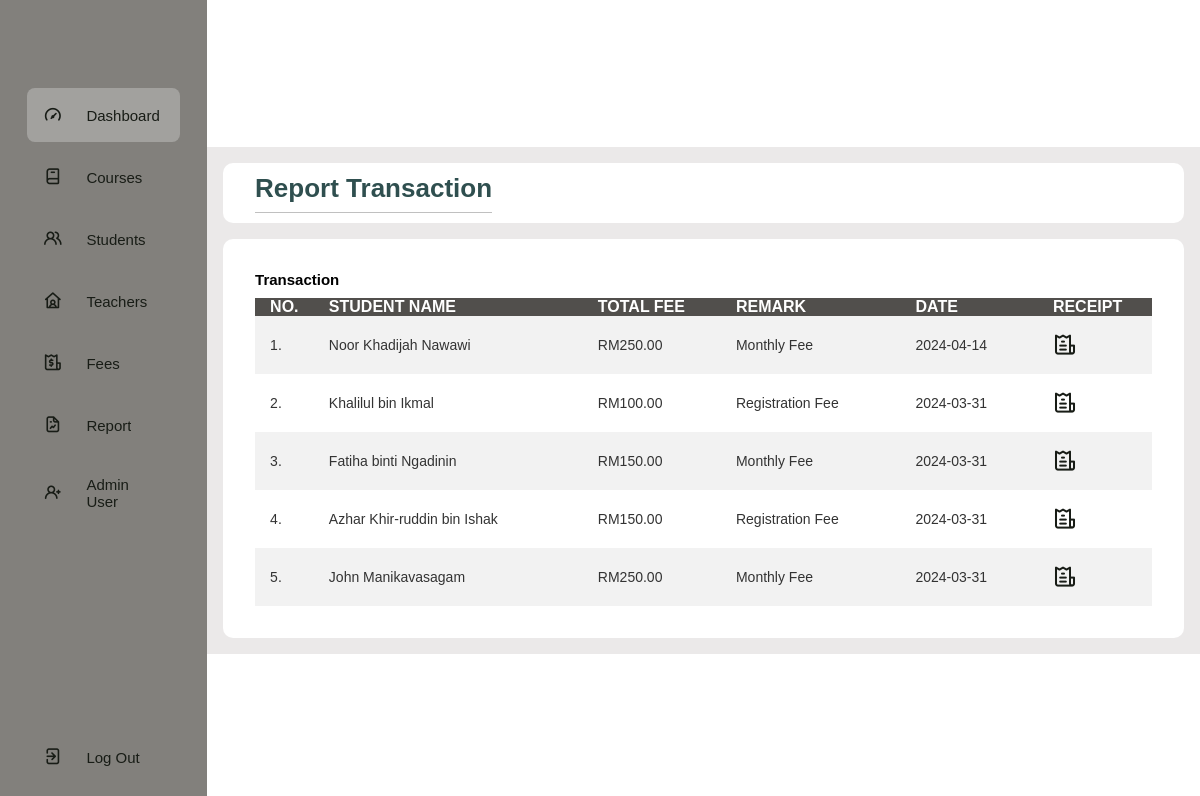
The app's page /report.php with its own data.
### tables this page shows
CREATE TABLE `transaction` (
  `id` int(250) UNSIGNED NOT NULL,
  `stud_name` varchar(250) NOT NULL,
  `fees` int(250) NOT NULL,
  `fees_remark` varchar(250) NOT NULL,
  `date` date NOT NULL
);

### report.php (the view, shortened to what this page needs)
<?php include('config/constant.php') ?>
<!DOCTYPE html>
<html lang="en">
<head>
    <link rel="stylesheet" href="./css/admin.css">
    <link rel="stylesheet" href="./css/added.css">
    <link rel="stylesheet" href="https://unicons.iconscout.com/release/v4.0.8/css/line.css">
</head>
<body>
    <div class="sidebar">
        <div class="logo"></div>
            <ul class="menu">
                <li class="active">
                    <a href="admin.php">
                        <i class="uil uil-tachometer-fast"></i>
                        <span>Dashboard</span>
                    </a>
                </li>
                <li>
                    <a href="courses_admin.php">
                        <i class="uil uil-book-alt"></i>
                        <span>Courses</span>
                    </a>
                </li>
                <li>
                    <a href="student_admin.php">
                        <i class="uil uil-users-alt"></i>
                        <span>Students</span>
                    </a>
                </li>
                <li>
                    <a href="teacher_admin.php">
                        <i class="uil uil-house-user"></i>
                        <span>Teachers</span>
                    </a>
                </li>
                <li>
                    <a href="fee_admin.php">
                        <i class="uil uil-bill"></i>
                        <span>Fees</span>
                    </a>
                </li>
                <li>
                    <a href="report.php">
                        <i class="uil uil-file-graph"></i>
                        <span>Report</span>
                    </a>
                </li>
                <li>
                    <a href="admin_user.php">
                        <i class="uil uil-user-plus"></i>
                        <span>Admin User</span>
                    </a>
                </li>
                <li class="logout">
                    <a href="logout.php">
                        <i class="uil uil-signout"></i>
                        <span>Log Out</span>
                    </a>
                </li>
            </ul>
    </div>
    <div class="main--content">
        <div class="header--wrapper">
            <div class="header--title">
                <h2>Report Transaction</h2>
            </div>
                </div>
                <div class="tabular--wrapper">
                    <h1 class="main--title">Transaction</h1>
                    <div class="table-container">
                        <table>
                            <thead>
                                <tr>
                                    <th>NO.</th>
                                    <th>STUDENT NAME</th>
                                    <th>TOTAL FEE</th>
                                    <th>REMARK</th>
                                    <th>DATE</th>
                                    <th>RECEIPT</th>
                                </tr>
                                <tbody>
                                <?php
                                    $sql = "SELECT * FROM transaction ORDER BY id DESC";
                                    $res = mysqli_query($conn, $sql);
                                    if($res==TRUE)
                                    {
                                        $count = mysqli_num_rows($res);
                                        $sn = 1;
                                        if($count>0)
                                        {
                                            while($rows= mysqli_fetch_assoc($res))
                                            {
                                                $id=$rows['id'];
                                                $stud_name=$rows['stud_name'];
                                                $fees=$rows['fees'];
                                                $fees_remark=$rows['fees_remark'];
                                                $date=$rows['date'];
                                                ?>
                                                    <tr>
                                                        <td><?php echo $sn++; ?>.</td>
                                                        <td><?php echo $stud_name; ?></td>
                                                        <td>RM<?php echo $fees; ?>.00</td>
                                                        <td><?php echo $fees_remark; ?></td>
                                                        <td><?php echo $date; ?></td>
                                                        <td>
                                                        <a href="trans_report.php?id=<?php echo $id; ?>" type="button"  data-toggle="tooltip" data-placement="botom" title="Generate Invoice"><i class="uil uil-invoice"></i></a>
                                                        </td>
                                                    </tr>
                                                <?php
                                            }
                                        }
                                        else{
                                        }
                                    }
                                ?>
                                </tbody>
                            </thead>
                        </table>
                    </div>
                </div>
        </div>
</body>

### css/admin.css (style rules this page uses)
* { margin: 0; padding: 0; border: none; outline: none; box-sizing: border-box; font-family: "Poppins", monospace; }
body { display: flex; }
.sidebar { position: sticky; top: 0; left: 0; bottom: 0; width: 110px; height: 100vh; padding: 0 1.7rem; color: #fff; overflow: hidden; transition: all 0.5s linear; background: #82807c; }
.logo { height: 80px; padding: 16px; }
.menu { height: 88%; position: relative; list-style: none; padding: 0; }
.menu li { padding: 1rem; margin: 8px 0; border-radius: 8px; transition: all 0.5s ease-in-out; }
.menu li:hover, .active { background: #e0e0e058; }
.menu a { color: #fff; font-size: 14px; text-decoration: none; display: flex; align-items: center; gap: 1.5rem; }
.menu a span { overflow: hidden; font-size: 15px; font-weight: 15px; }
.menu a i { font-size: 1.2rem; }
.logout { position: absolute; bottom: 0; left: 0; width: 100%; }
.main--content { position: relative; background: #ebe9e9; width: 100%; padding: 1rem; }
.header--wrapper { display: flex; justify-content: space-between; align-items: center; flex-wrap: wrap; background: #fff; border-radius: 10px; padding: 10px 2rem; margin-bottom: 1rem; }
.header--title { color: black; }
.main--title { color: black; padding-bottom: 10px; font-size: 15px; }
.tabular--wrapper { background: #fff; margin-top: 1rem; border-radius: 10px; padding: 2rem; }
.table-container { width: 100%; }
table { width: 100%; border-collapse: collapse; }
thead { background: #514f4c; color: #fff; }
th { padding-inline-start: 15px; text-align: left; }
tbody { background: #f2f2f2; }
tbody a i { font-size: 1.5rem; text-decoration: none; }
td { padding: 15px; font-size: 14px; color: #333; }
td a i { text-decoration: none; }
a { text-decoration: none; }
a:hover, a:focus, a:active, a:visited, a:link { text-decoration: none; color:#181c16; font-size: 15px; }
tr:nth-child(even) { background: #fff; }

### css/added.css (style rules this page uses)
* { margin: 0; padding: 0; box-sizing: border-box; font-family: sans-serif; }
body { display: flex; align-items: center; justify-content: center; height: 100vh; }
h2 { font-size: 26px; font-weight: 600; text-align: left; color: #2f4f4f; padding-bottom: 8px; border-bottom: 1px solid silver; }

### records on screen
transaction: stud_name "Noor Khadijah Nawawi", fees "250", fees_remark "Monthly Fee", date "2024-04-14"
transaction: stud_name "Khalilul bin Ikmal", fees "100", fees_remark "Registration Fee", date "2024-03-31"
transaction: stud_name "Fatiha binti Ngadinin", fees "150", fees_remark "Monthly Fee", date "2024-03-31"
transaction: stud_name "Azhar Khir-ruddin bin Ishak", fees "150", fees_remark "Registration Fee", date "2024-03-31"
transaction: stud_name "John Manikavasagam", fees "250", fees_remark "Monthly Fee", date "2024-03-31"
